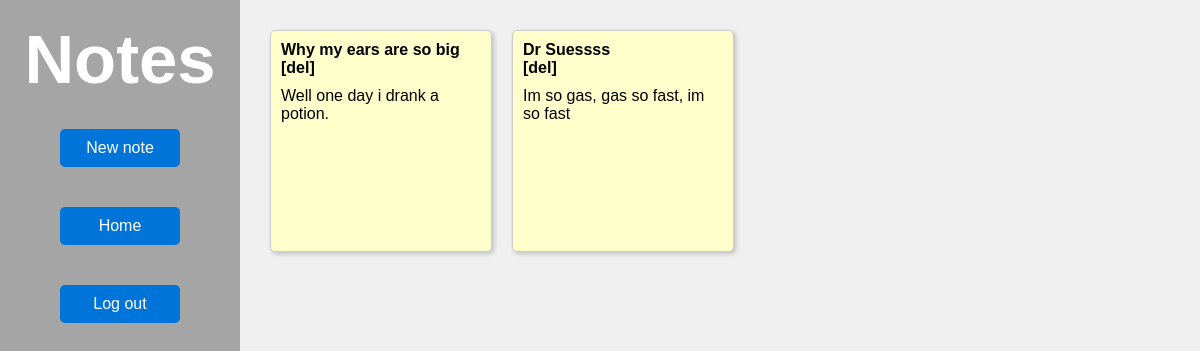
The app's page /fonot/file_list/ (signed in), older data.
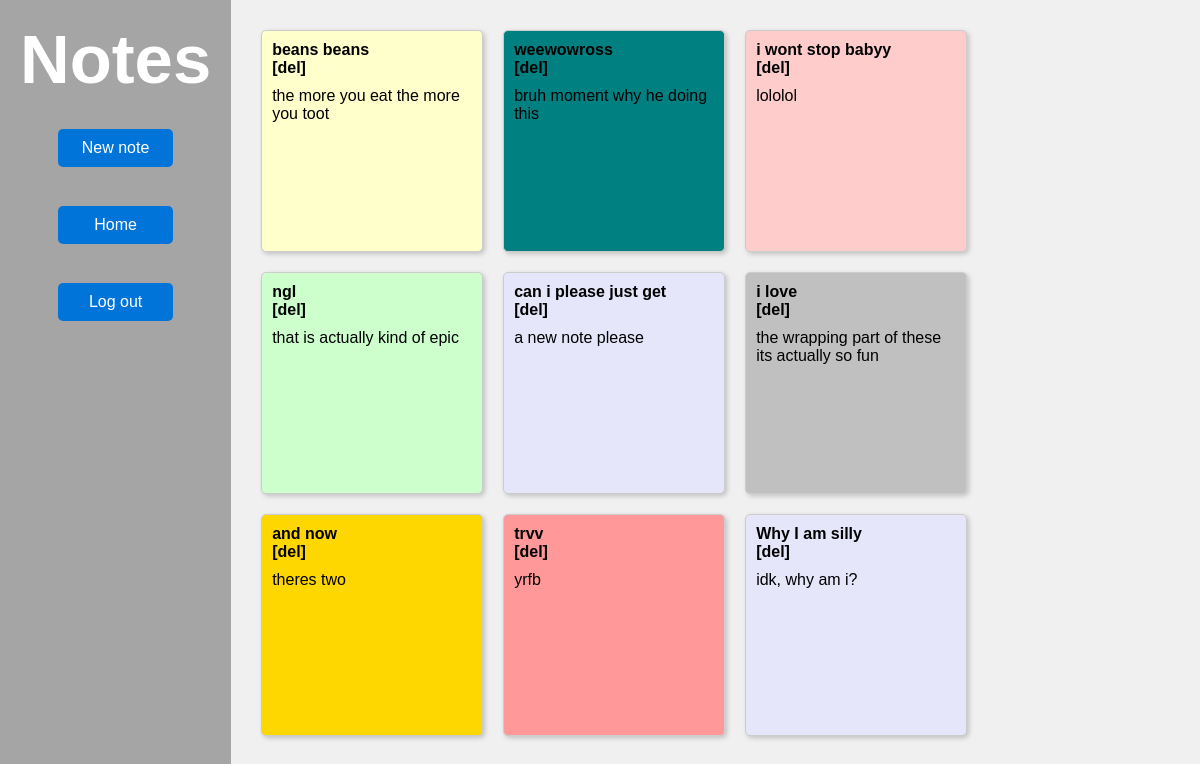
The same page, newer data.
### fonot/models.py (models this page shows)
class Note(models.Model):
    user = models.ForeignKey(User, on_delete=models.CASCADE)
    title = models.CharField(max_length=255)
    content = models.TextField()
    color = models.CharField(max_length=7, default='#FFFFCC')

### fonot/views.py (the view)
# urls.py: path('file_list/', views.file_list, name='file_list'),
def file_list(request):
    notes = Note.objects.filter(user=request.user)
    return render(request, 'fonot/file_list.html', {'notes': notes})

### fonot/templates/fonot/file_list.html (shortened to what this page needs)
<!DOCTYPE html>
<html>
<head>
</head>
<body>
    <div class="container">
        <div class="sidebar">
            <h1>Notes</h1>
            <a class="create-link" href="{% url 'create_file' %}">
                <button class="custom-button" style="">New note</button>
            </a>
            <a class="create-link" href="{% url 'home' %}">
                <button class="custom-button" style="">Home</button>
            </a>
            <a class="create-link" href="{% url 'user_logout' %}">
                <button class="custom-button" style="">Log out</button>
            </a>
        </div>
        <div class="content">
            <div class="note-list">
                {% for note in notes %}
                    <div class="note" style="background-color: {{ note.color }};">
                        <a href="{% url 'edit_file' note.id %}">{{ note.title }}</a>
                        <div class="delete-button">
                            <a href="{% url 'delete_file' note.id %}">[del]</a>
                        </div>
                        <p>{{ note.content }}</p>
                    </div>
                {% endfor %}
            </div>
        </div>
    </div>
</body>
</html>

Row changes from the older to the newer data that the page shows:
removed Note: title "Why my ears are so big", content "Well one day i drank a potion."
removed Note: title "Dr Suessss", content "Im so gas, gas so fast, im so fast"
added Note: title "beans beans", content "the more you eat the more you toot"
added Note: title "weewowross", content "bruh moment why he doing this", color "#008080" (drawn)
added Note: title "i wont stop babyy", content "lololol", color "#FFCCCC" (drawn)
added Note: title "ngl", content "that is actually kind of epic", color "#CCFFCC" (drawn)
added Note: title "can i please just get", content "a new note please", color "#E6E6FA" (drawn)
added Note: title "i love", content "the wrapping part of these its actually so fun", color "#C0C0C0" (drawn)
added Note: title "and now", content "theres two", color "#FFD700" (drawn)
added Note: title "trvv", content "yrfb", color "#FF9999" (drawn)
added Note: title "Why I am silly", content "idk, why am i?", color "#E6E6FA" (drawn)
